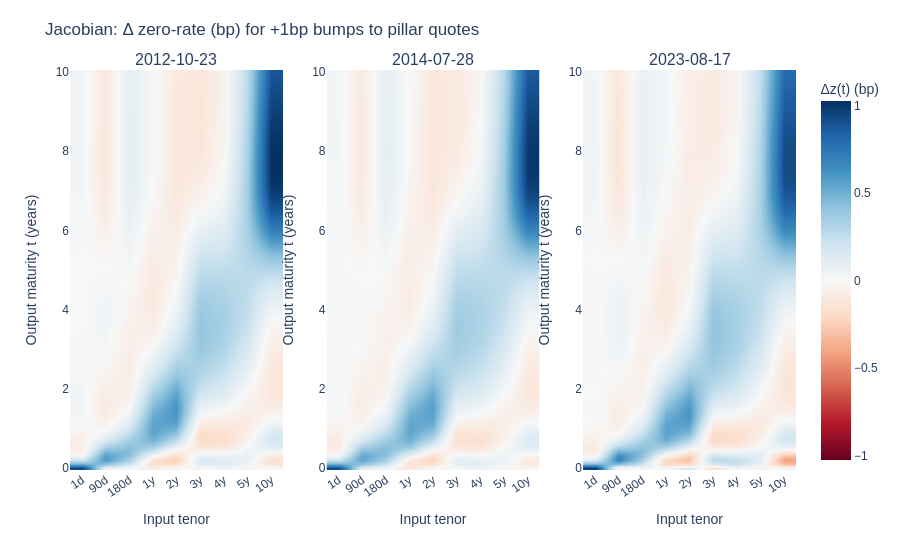

Notebook code cell kept with this figure:
### Markdown cell above
Now we compute the Jacobian of the implied zero rates with respect to the input swap rates. We can see whether each pillar quote produces a *local and sensible* influence on the zero curve (e.g., short-tenor bumps affecting mostly the short end, longer tenors driving the long end).

### Code cell
t_grid = np.linspace(1/360, 10.0, 100)
fig = plot_jacobian(model, test_market_rates_df, t_grid=t_grid, dates=dates)
fig.show()

### Figure 1 — Plotly figure (JSON) as saved in the notebook; plotly's stock layout.template omitted (floating-point values rounded to 4 significant figures; data arrays with more than 128 entries replaced by an {"elided": "..."} marker saying what was removed)
{"data": [{"coloraxis": "coloraxis", "hovertemplate": "t=%{y:.3f}y<br>pillar=%{x}<br>Δz(t)=%{z:.3f} bp (per +1bp bump)<extra></extra>", "type": "heatmap", "x": ["1d", "90d", "180d", "1y", "2y", "3y", "4y", "5y", "10y"], "xaxis": "x", "y": [0.002778, 0.1038, 0.2047, 0.3057, 0.4067, 0.5077, 0.6087, 0.7097, 0.8106, 0.9116, 1.013, 1.114, 1.215, 1.316, 1.417, 1.518, 1.618, 1.719, 1.82, 1.921, 2.022, 2.123, 2.224, 2.325, 2.426, 2.527, 2.628, 2.729, 2.83, 2.931, 3.032, 3.133, 3.234, 3.335, 3.436, 3.537, 3.638, 3.739, 3.84, 3.941, 4.042, 4.143, 4.244, 4.345, 4.446, 4.547, 4.648, 4.749, 4.85, 4.951, 5.052, 5.153, 5.254, 5.355, 5.456, 5.557, 5.658, 5.759, 5.86, 5.961, 6.062, 6.163, 6.264, 6.365, 6.466, 6.567, 6.668, 6.769, 6.87, 6.971, 7.072, 7.173, 7.273, 7.374, 7.475, 7.576, 7.677, 7.778, 7.879, 7.98, 8.081, 8.182, 8.283, 8.384, 8.485, 8.586, 8.687, 8.788, 8.889, 8.99, 9.091, 9.192, 9.293, 9.394, 9.495, 9.596, 9.697, 9.798, 9.899, 10.0], "yaxis": "y", "z": {"elided": "100x9 float values"}, "zmax": 1.027, "zmid": 0, "zmin": -1.027, "zsmooth": "best"}, {"coloraxis": "coloraxis", "hovertemplate": "t=%{y:.3f}y<br>pillar=%{x}<br>Δz(t)=%{z:.3f} bp (per +1bp bump)<extra></extra>", "type": "heatmap", "x": ["1d", "90d", "180d", "1y", "2y", "3y", "4y", "5y", "10y"], "xaxis": "x2", "y": [0.002778, 0.1038, 0.2047, 0.3057, 0.4067, 0.5077, 0.6087, 0.7097, 0.8106, 0.9116, 1.013, 1.114, 1.215, 1.316, 1.417, 1.518, 1.618, 1.719, 1.82, 1.921, 2.022, 2.123, 2.224, 2.325, 2.426, 2.527, 2.628, 2.729, 2.83, 2.931, 3.032, 3.133, 3.234, 3.335, 3.436, 3.537, 3.638, 3.739, 3.84, 3.941, 4.042, 4.143, 4.244, 4.345, 4.446, 4.547, 4.648, 4.749, 4.85, 4.951, 5.052, 5.153, 5.254, 5.355, 5.456, 5.557, 5.658, 5.759, 5.86, 5.961, 6.062, 6.163, 6.264, 6.365, 6.466, 6.567, 6.668, 6.769, 6.87, 6.971, 7.072, 7.173, 7.273, 7.374, 7.475, 7.576, 7.677, 7.778, 7.879, 7.98, 8.081, 8.182, 8.283, 8.384, 8.485, 8.586, 8.687, 8.788, 8.889, 8.99, 9.091, 9.192, 9.293, 9.394, 9.495, 9.596, 9.697, 9.798, 9.899, 10.0], "yaxis": "y2", "z": {"elided": "100x9 float values"}, "zmax": 1.027, "zmid": 0, "zmin": -1.027, "zsmooth": "best"}, {"coloraxis": "coloraxis", "hovertemplate": "t=%{y:.3f}y<br>pillar=%{x}<br>Δz(t)=%{z:.3f} bp (per +1bp bump)<extra></extra>", "type": "heatmap", "x": ["1d", "90d", "180d", "1y", "2y", "3y", "4y", "5y", "10y"], "xaxis": "x3", "y": [0.002778, 0.1038, 0.2047, 0.3057, 0.4067, 0.5077, 0.6087, 0.7097, 0.8106, 0.9116, 1.013, 1.114, 1.215, 1.316, 1.417, 1.518, 1.618, 1.719, 1.82, 1.921, 2.022, 2.123, 2.224, 2.325, 2.426, 2.527, 2.628, 2.729, 2.83, 2.931, 3.032, 3.133, 3.234, 3.335, 3.436, 3.537, 3.638, 3.739, 3.84, 3.941, 4.042, 4.143, 4.244, 4.345, 4.446, 4.547, 4.648, 4.749, 4.85, 4.951, 5.052, 5.153, 5.254, 5.355, 5.456, 5.557, 5.658, 5.759, 5.86, 5.961, 6.062, 6.163, 6.264, 6.365, 6.466, 6.567, 6.668, 6.769, 6.87, 6.971, 7.072, 7.173, 7.273, 7.374, 7.475, 7.576, 7.677, 7.778, 7.879, 7.98, 8.081, 8.182, 8.283, 8.384, 8.485, 8.586, 8.687, 8.788, 8.889, 8.99, 9.091, 9.192, 9.293, 9.394, 9.495, 9.596, 9.697, 9.798, 9.899, 10.0], "yaxis": "y3", "z": {"elided": "100x9 float values"}, "zmax": 1.027, "zmid": 0, "zmin": -1.027, "zsmooth": "best"}], "layout": {"annotations": [{"font": {"size": 16}, "showarrow": false, "text": "2012-10-23", "x": 0.1467, "xanchor": "center", "xref": "paper", "y": 1, "yanchor": "bottom", "yref": "paper"}, {"font": {"size": 16}, "showarrow": false, "text": "2014-07-28", "x": 0.5, "xanchor": "center", "xref": "paper", "y": 1, "yanchor": "bottom", "yref": "paper"}, {"font": {"size": 16}, "showarrow": false, "text": "2023-08-17", "x": 0.8533, "xanchor": "center", "xref": "paper", "y": 1, "yanchor": "bottom", "yref": "paper"}], "coloraxis": {"cmax": 1.027, "cmid": 0, "cmin": -1.027, "colorbar": {"title": {"text": "Δz(t) (bp)"}}, "colorscale": [[0, "rgb(103,0,31)"], [0.1, "rgb(178,24,43)"], [0.2, "rgb(214,96,77)"], [0.3, "rgb(244,165,130)"], [0.4, "rgb(253,219,199)"], [0.5, "rgb(247,247,247)"], [0.6, "rgb(209,229,240)"], [0.7, "rgb(146,197,222)"], [0.8, "rgb(67,147,195)"], [0.9, "rgb(33,102,172)"], [1, "rgb(5,48,97)"]]}, "font": {"family": "Arial", "size": 12}, "margin": {"b": 90, "l": 70, "r": 40, "t": 70}, "title": {"text": "Jacobian: Δ zero-rate (bp) for +1bp bumps to pillar quotes"}, "xaxis": {"anchor": "y", "automargin": true, "categoryarray": ["1d", "90d", "180d", "1y", "2y", "3y", "4y", "5y", "10y"], "categoryorder": "array", "domain": [0, 0.2933], "gridcolor": "rgba(0,0,0,0.15)", "showgrid": true, "tickangle": -35, "tickfont": {"size": 12}, "title": {"text": "Input tenor"}, "type": "category"}, "xaxis2": {"anchor": "y2", "automargin": true, "categoryarray": ["1d", "90d", "180d", "1y", "2y", "3y", "4y", "5y", "10y"], "categoryorder": "array", "domain": [0.3533, 0.6467], "gridcolor": "rgba(0,0,0,0.15)", "showgrid": true, "tickangle": -35, "tickfont": {"size": 12}, "title": {"text": "Input tenor"}, "type": "category"}, "xaxis3": {"anchor": "y3", "automargin": true, "categoryarray": ["1d", "90d", "180d", "1y", "2y", "3y", "4y", "5y", "10y"], "categoryorder": "array", "domain": [0.7067, 1], "gridcolor": "rgba(0,0,0,0.15)", "showgrid": true, "tickangle": -35, "tickfont": {"size": 12}, "title": {"text": "Input tenor"}, "type": "category"}, "yaxis": {"anchor": "x", "domain": [0, 1], "title": {"text": "Output maturity t (years)"}}, "yaxis2": {"anchor": "x2", "domain": [0, 1], "title": {"text": "Output maturity t (years)"}}, "yaxis3": {"anchor": "x3", "domain": [0, 1], "title": {"text": "Output maturity t (years)"}}}}
